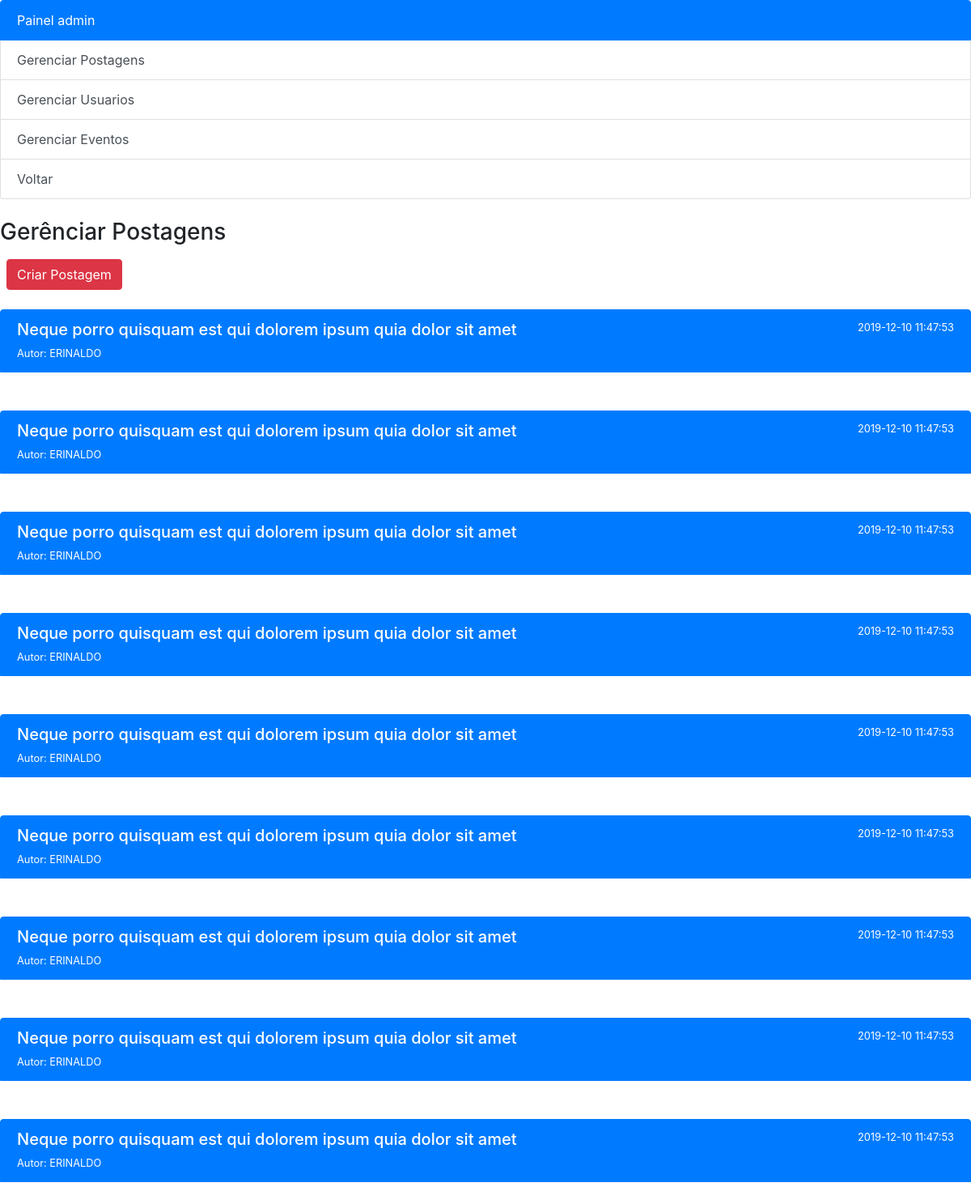
/blog/Admin/admin.php?acao=posts (signed in), run on the app's committed database.
### tables this page shows
CREATE TABLE POSTAGEM (ID INT NOT NULL AUTO_INCREMENT,TITULO VARCHAR(64) NOT NULL, TEXTO LONGTEXT, AUTOR INT NOT NULL, DATA DATETIME DEFAULT CURRENT_TIMESTAMP, DELETADO BOOLEAN DEFAULT FALSE, PRIMARY KEY (ID), FOREIGN KEY (AUTOR) REFERENCES USUARIO(ID));

CREATE TABLE USUARIO (ID INT NOT NULL AUTO_INCREMENT, NOME VARCHAR(64) NOT NULL, SOBRENOME VARCHAR(64) NOT NULL, TELEFONE VARCHAR(11) NOT NULL, LOGIN VARCHAR(64) NOT NULL, SENHA VARCHAR(64) NOT NULL, ADMIN BOOLEAN DEFAULT FALSE, DELETADO BOOLEAN DEFAULT FALSE, PRIMARY KEY (ID));

### blog/DAO/postagemDAO.php (called while the page is built, shortened)
<?php
function readPost()
{
  $pdo = conectar();
  $stmt = $pdo->query('SELECT * FROM POSTAGEM WHERE DELETADO = FALSE ORDER BY DATA DESC;');
  return $stmt;
}
?>

### blog/DAO/usuarioDAO.php (called while the page is built, shortened)
<?php
$dir = $_SERVER['DOCUMENT_ROOT'];
require_once $dir . '/blogdw1/blog/Model/usuario.php';
function getUsuario($id)
{
    $pdo = conectar();
    $select = $pdo->query("SELECT * FROM USUARIO WHERE ID = " . $id . " AND DELETADO = FALSE;");
    $select = $select->fetch();
    $usuario = new Usuario();
    $usuario->setId($select['ID']);
    $usuario->setNome($select['NOME']);
    $usuario->setSobrenome($select['SOBRENOME']);
    $usuario->setTelefone($select['TELEFONE']);
    $usuario->setLogin($select['LOGIN']);
    $usuario->setSenha($select['SENHA']);
    $admin = $select['ADMIN'];
    return $usuario;
}
?>

### blog/Model/usuario.php (called while the page is built, shortened)
<?php
class Usuario
{
    private $nome;
    public function setId($id)
    {
        return $this->id = $id;
    }
    public function getNome()
    {
        return $this->nome;
    }
    public function setNome($nome)
    {
        return $this->nome = $nome;
    }
    public function setSobrenome($sobrenome)
    {
        return $this->sobrenome = $sobrenome;
    }
    public function setTelefone($telefone)
    {
        return $this->telefone = $telefone;
    }
    public function setLogin($login)
    {
        return $this->login = $login;
    }
    public function setSenha($senha)
    {
        return $this->senha = $senha;
    }
    public function setAdmin($admin)
    {
        return $this->admin = $admin;
    }
}
?>

### blog/Admin/admin.php (the view, shortened to what this page needs)
<!DOCTYPE html>
<html lang="pt-br">
  <head>
    <link rel="stylesheet" href="https://stackpath.bootstrapcdn.com/bootstrap/4.1.3/css/bootstrap.min.css">
  </head>
  <body>
<div class="list-group">
  <a href="admin.php" class="list-group-item list-group-item-action active">
    Painel admin
  </a>
  <a href="admin.php?acao=posts" class="list-group-item list-group-item-action btn-primary">Gerenciar Postagens</a>
  <a href="admin.php?acao=users" class="list-group-item list-group-item-action btn-primary">Gerenciar Usuarios</a>
  <a href="admin.php?acao=eventos" class="list-group-item list-group-item-action  btn-primary">Gerenciar Eventos</a>
  <a href="../index.php" class="list-group-item list-group-item-action btn-danger">Voltar</a>
</div>
<br>
<?php
if (isset($_GET["acao"])) {
  $acao = $_GET["acao"];
  $dir = $_SERVER['DOCUMENT_ROOT'];
  require_once $dir . '/blogdw1/blog/DAO/postagemDAO.php';
  require_once $dir . '/blogdw1/blog/DAO/usuarioDAO.php';
  require_once $dir . '/blogdw1/eventos/DAO/eventoDAO.php';
  require_once $dir . '/blogdw1/blog/Model/usuario.php';
  if ($acao == "posts") {
    echo "<h3>Gerênciar Postagens</h3>";
    $select = readPost();
    echo "<a href='criarPost.php' class='btn btn-danger m-2 mb-4'>Criar Postagem</a>";
    while ($linha = $select->fetch(PDO::FETCH_ASSOC)) {
      ?>
      <div class="list-group">
        <a href="editPost.php?id=<?= $linha['ID'] ?>" class="list-group-item list-group-item-action flex-column align-items-start active">
          <div class="d-flex w-100 justify-content-between">
            <h5 class="mb-1"><?= $linha['TITULO'] ?></h5>
            <small><?= $linha['DATA'] ?></small>
          </div>
          <?php $autor = getUsuario($linha['AUTOR']); ?>
          <small><?= "Autor: ", $autor->getNome() ?></small>
        </a>
        <br>
      </div>
      <br>
            <?php
          }
        } else if ($acao == "users") {
          echo "<h3>Gerênciar Usuarios</h3>";
          $select = listarUsuario();
          while ($linha = $select->fetch(PDO::FETCH_ASSOC)) {
            ?>
            <div class="list-group">
              <a href="editUser.php?id=<?= $linha['ID'] ?>" class="list-group-item list-group-item-action flex-column align-items-start active">
                <div class="d-flex w-100 justify-content-between">
                  <h5 class="mb-1"><?= $linha['NOME'], " ", $linha['SOBRENOME'] ?></h5>
                  <small><?= "Login: ", $linha['LOGIN'] ?></small>
                </div>
                <small><?= "Telefone: ", $linha['TELEFONE'] ?></small>
              </a>
              <br>
            </div>
            <br>
            <?php
          }
        } else if ($acao == "eventos") {
          echo "<h3>Gerênciar Eventos</h3>";
          $select = readEventos();
          echo "<a href='criarEvento.php' class='btn btn-danger m-2 mb-4'>Criar Evento</a>";
          while ($linha = $select->fetch(PDO::FETCH_ASSOC)) {
            ?>
            <div class="list-group">
              <a href="editEvento.php?id=<?= $linha['ID'] ?>" class="list-group-item list-group-item-action flex-column align-items-start active">
                <div class="d-flex w-100 justify-content-between">
                  <h5 class="mb-1"><?= utf8_encode($linha['NOME']) ?></h5>
                  <small><?= "Data: ", $linha['DATA'] ?></small>
                </div>
                <small><?= "Descrição: ", utf8_decode($linha['DESCRICAO']) ?></small>
              </a>
              <br>
            </div>
            <br>
            <?php
          }
        }
      } ?>
  </body>
</html>

### data on the page
postagem: TITULO "Neque porro quisquam est qui dolorem ipsum quia dolor sit amet", DATA "2019-12-10 11:47:53", AUTOR.NOME "ERINALDO"
postagem: TITULO "Neque porro quisquam est qui dolorem ipsum quia dolor sit amet", DATA "2019-12-10 11:47:53", AUTOR.NOME "ERINALDO"
postagem: TITULO "Neque porro quisquam est qui dolorem ipsum quia dolor sit amet", DATA "2019-12-10 11:47:53", AUTOR.NOME "ERINALDO"
postagem: TITULO "Neque porro quisquam est qui dolorem ipsum quia dolor sit amet", DATA "2019-12-10 11:47:53", AUTOR.NOME "ERINALDO"
postagem: TITULO "Neque porro quisquam est qui dolorem ipsum quia dolor sit amet", DATA "2019-12-10 11:47:53", AUTOR.NOME "ERINALDO"
postagem: TITULO "Neque porro quisquam est qui dolorem ipsum quia dolor sit amet", DATA "2019-12-10 11:47:53", AUTOR.NOME "ERINALDO"
postagem: TITULO "Neque porro quisquam est qui dolorem ipsum quia dolor sit amet", DATA "2019-12-10 11:47:53", AUTOR.NOME "ERINALDO"
postagem: TITULO "Neque porro quisquam est qui dolorem ipsum quia dolor sit amet", DATA "2019-12-10 11:47:53", AUTOR.NOME "ERINALDO"
postagem: TITULO "Neque porro quisquam est qui dolorem ipsum quia dolor sit amet", DATA "2019-12-10 11:47:53", AUTOR.NOME "ERINALDO"
